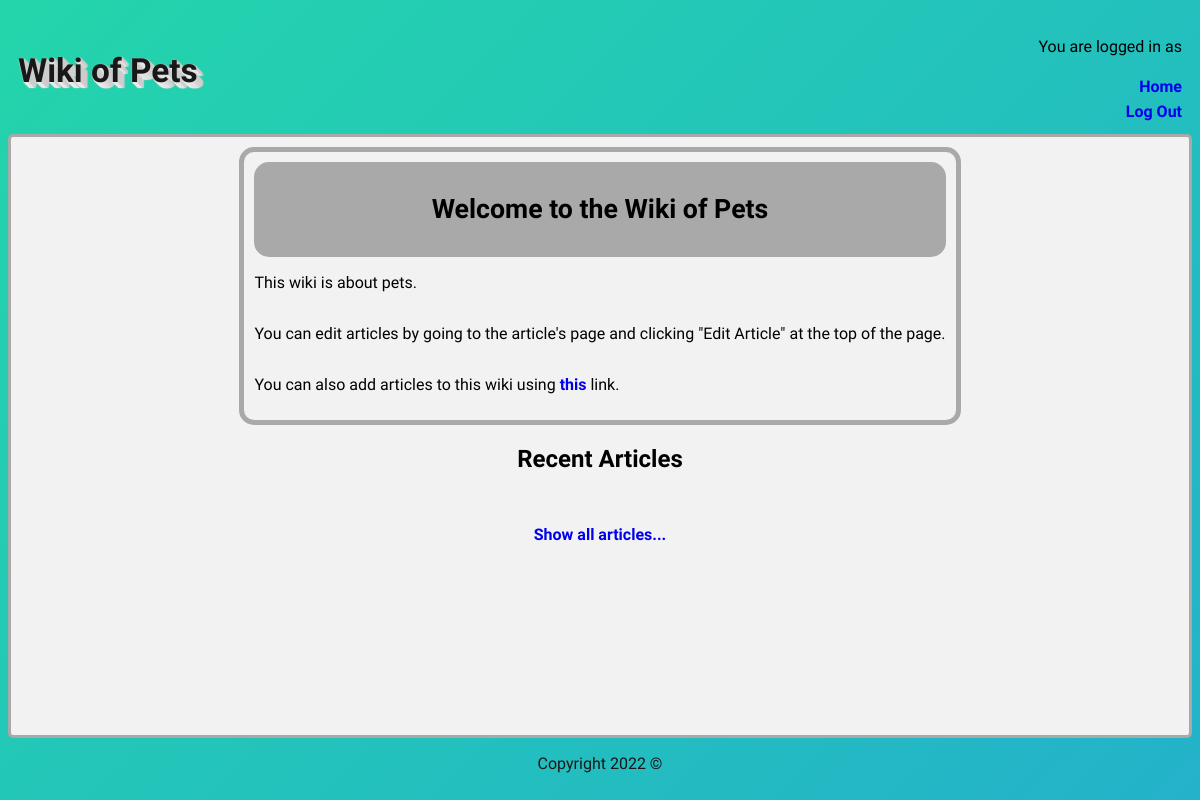
The app's page / (signed in), older data.
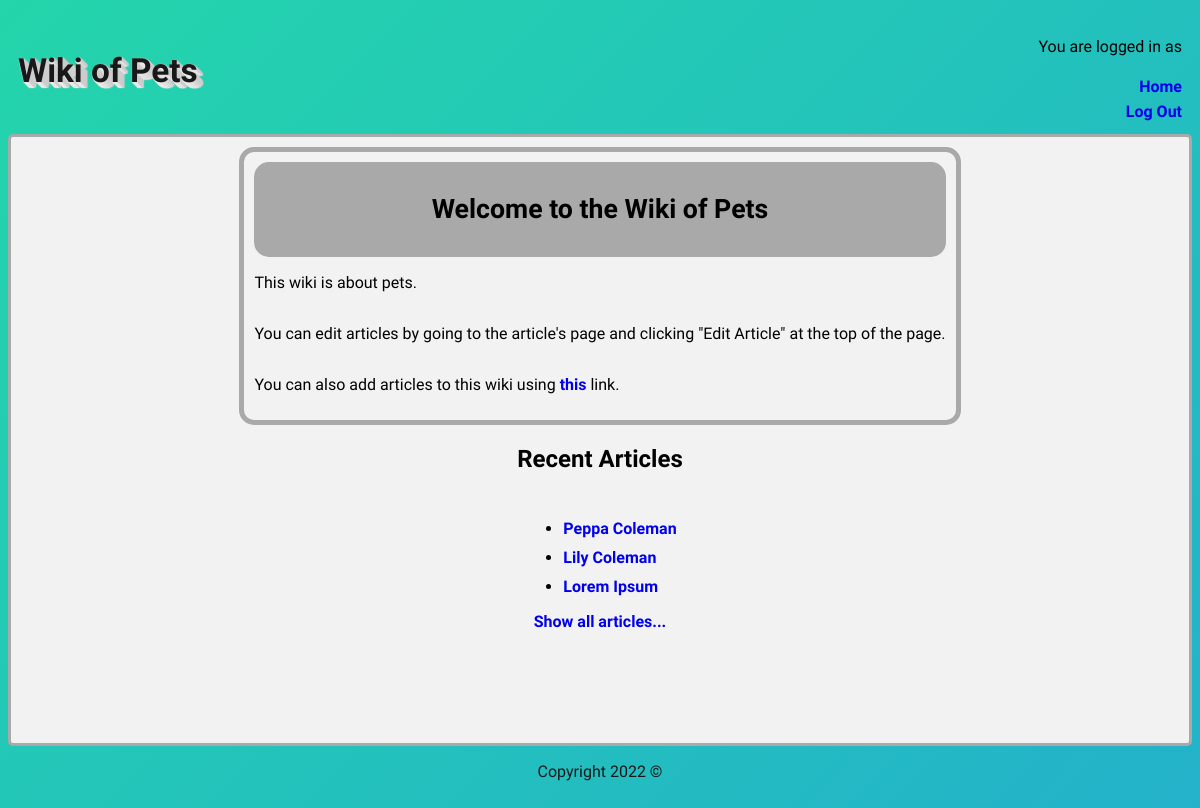
The same page, newer data.
### tables this page shows
CREATE TABLE `article` (
  `article_id` int(11) NOT NULL,
  `article_short_title` varchar(32) NOT NULL,
  `article_title` varchar(32) NOT NULL,
  `article_body` text NOT NULL,
  `article_photo` varchar(64) DEFAULT NULL,
  `article_birthdate` date DEFAULT NULL
);

### database.php (called while the page is built, shortened)
<?php
$HOST = "localhost";
$USERNAME = "INFX371";
$PASSWORD = "P*ssword";
$DB_NAME = "wiki";
$conn = new mysqli($HOST, $USERNAME, $PASSWORD, $DB_NAME);
$stmt = $conn->query("SELECT * FROM article");
$stmtTwo = $conn->query("SELECT * FROM `article`ORDER BY `article_id`DESC LIMIT 5;");
$topArticle = $stmtTwo->fetch_all();
?>

### index.php (the view, shortened to what this page needs)
<?php include 'database.php';
?>
<!DOCTYPE html>
<html>
        <?php include "header.php" ?>
        <div id="everythingButHeader">
            <div id="mainArea">
                <div id="welcomeBox">
                    <div id="welcomeTitle"><p>Welcome to the Wiki of Pets</p></div>
                    <p>This wiki is about pets.</p>
                    <p>You can edit articles by going to the article's page and clicking "Edit Article" at the top of the page.</p>
                    <p>You can also add articles to this wiki using <a href="./add.php">this</a> link.</p>
                </div>
                <h2>Recent Articles</h2>
                <ul>
                        <?php
                            foreach ($topArticle as $row){
                            echo "<li><a href=wiki.php?shortTitle=$row[1] title='$row[2]'>$row[2]</a></li>";
                            }
                        ?>
                </ul>
                <a  href="showall.php">Show all articles...</a>
                </div>
            </div>
            <?php include "footer.php" ?>
    </body>
</html>

Row changes from the older to the newer data that the page shows:
added article: article_title "Peppa Coleman"
added article: article_title "Lily Coleman"
added article: article_title "Lorem Ipsum"
